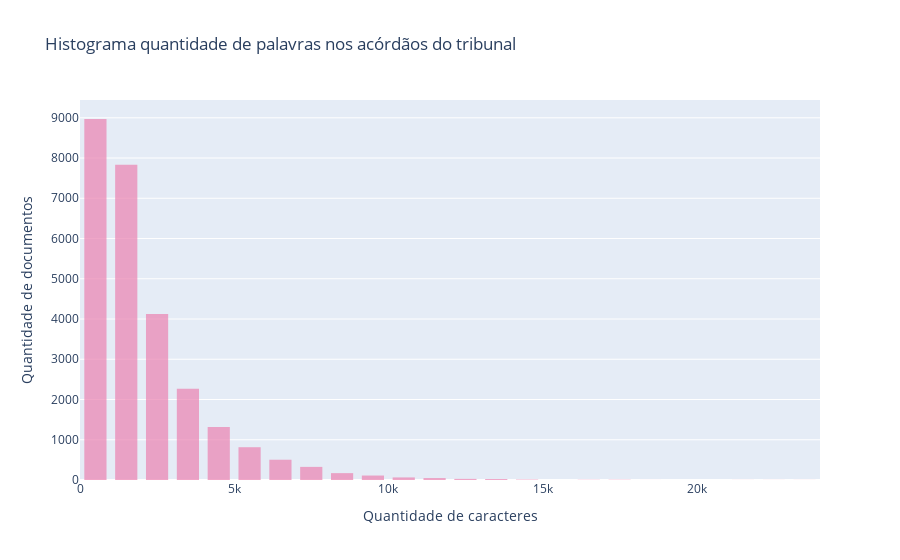

The notebook cell saved with this chart:
### Code cell
import plotly.graph_objects as go

fig = go.Figure( )

fig.add_trace(go.Histogram(
    x=df["NUM_PALAVRAS"],
    name="TRT 3ª Região",
    marker_color='#EB89B5',
    nbinsx=25 ))

# Overlay both histograms
fig.update_layout(
    title='Histograma quantidade de palavras nos acórdãos do tribunal',
    xaxis_title_text='Quantidade de caracteres',
    yaxis_title_text='Quantidade de documentos',
    bargap=0.2,
    bargroupgap=0.1
    )
# Reduce opacity to see both histograms
fig.update_traces(opacity=0.75)
fig.show()

### Figure 1 — Plotly figure (JSON) as saved in the notebook; plotly's stock layout.template omitted (floating-point values rounded to 4 significant figures; data arrays with more than 128 entries replaced by an {"elided": "..."} marker saying what was removed)
{"data": [{"marker": {"color": "#EB89B5"}, "name": "TRT 3ª Região", "nbinsx": 25, "opacity": 0.75, "type": "histogram", "x": {"elided": "26632 int values"}}], "layout": {"bargap": 0.2, "bargroupgap": 0.1, "title": {"text": "Histograma quantidade de palavras nos acórdãos do tribunal"}, "xaxis": {"title": {"text": "Quantidade de caracteres"}}, "yaxis": {"title": {"text": "Quantidade de documentos"}}}}
